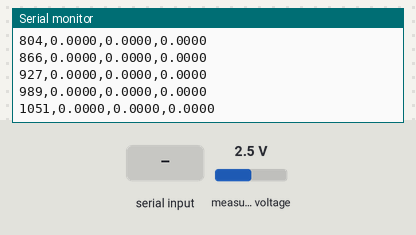
This sketch was run on a simulated ESP32. Parts: the last lines printed to the serial monitor. The inputs (shaded band) are chosen by the test bench; at power-on: measured voltage 2.5 V.

Above: at 10.5 s.
10.6 s: measured voltage set to 4.9 V
At 11.7 s:
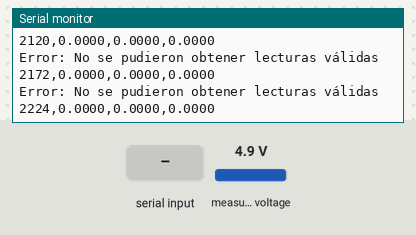
12.2 s: "r" received over Serial
At 12.8 s:
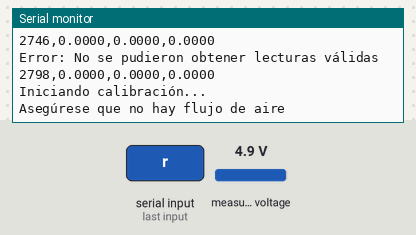

The sketch:

spiro_venturi.ino
```cpp
#include <Wire.h>
#include <Adafruit_ADS1X15.h>
#include <math.h>

Adafruit_ADS1115 ads;

#define I2C_SDA 6
#define I2C_SCL 7

struct FlowData {
    float flowRate;    // Flujo en L/s
    int direction;     // 1 = dirección positiva, -1 = dirección negativa
};

const int NUM_CALIBRATION_SAMPLES = 200;
const float PRESSURE_THRESHOLD = 0.002;    // Umbral de presión en kPa
const float FLOW_THRESHOLD = 0.1;         // Umbral de flujo en L/s
float calibrationOffset = 0;
float volume = 0;
// Constante corregida para Venturi 28mm/15mm: K = 6.77
const float FLOW_CONSTANT = 6.77;
unsigned long lastMeasurementTime = 0;     // Cambiado a unsigned long
unsigned long resetMeasurementTime = 0;    // Cambiado a unsigned long

void calibrateSensor() {
    const int TOTAL = NUM_CALIBRATION_SAMPLES * 2;
    float sumVoltages = 0;
    float sumSquares = 0;

    Serial.println(F("Iniciando calibración..."));
    Serial.println(F("Asegúrese que no hay flujo de aire"));
    delay(2000);

    for (int i = 0; i < TOTAL; i++) {
        int16_t adc0 = ads.readADC_SingleEnded(0);

        // Verificar lectura válida
        if (adc0 <= 100 || adc0 >= 32667) {
            Serial.println(F("Error: Lectura ADC fuera de rango"));
            i--; // Repetir esta muestra
            continue;
        }

        float volt = ads.computeVolts(adc0);

        if (i < NUM_CALIBRATION_SAMPLES) {
            sumVoltages += volt;
        } else {
            static float mean = sumVoltages / NUM_CALIBRATION_SAMPLES;
            sumSquares += sq(volt - mean);
        }

        if (i % (TOTAL / 20) == 0) {
            Serial.print(F("Calibrando: "));
            Serial.print((i * 100L) / TOTAL);
            Serial.println('%');
        }
        delay(10);
    }

    float meanVoltage = sumVoltages / NUM_CALIBRATION_SAMPLES;
    float stdDev = sqrt(sumSquares / NUM_CALIBRATION_SAMPLES);

    calibrationOffset = meanVoltage - 2.5;

    Serial.print(F("Calibración completada. Offset: "));
    Serial.println(calibrationOffset, 6);
    Serial.print(F("Desviación estándar: "));
    Serial.println(stdDev, 6);
    Serial.println(F("Iniciando mediciones..."));
}

FlowData calculateBidirectionalFlow(float pressureKPA) {
    FlowData result;

    // Aplicar umbral de presión
    if (abs(pressureKPA) < PRESSURE_THRESHOLD) {
        result.flowRate = 0;
        result.direction = 0;
        return result;
    }

    // Determinar dirección
    result.direction = (pressureKPA >= 0) ? 1 : -1;

    // Calcular flujo con ecuación de Venturi corregida
    // Q = K × √(ΔP) donde K = 6.77 para geometría 28mm/15mm
    result.flowRate = result.direction * FLOW_CONSTANT * sqrt(abs(pressureKPA));

    // Aplicar umbral de flujo
    if (abs(result.flowRate) < FLOW_THRESHOLD) {
        result.flowRate = 0;
        result.direction = 0;
    }

    return result;
}

float getPressureKPA(int channel) {
    // Promedio de varias lecturas para reducir ruido
    float sum = 0;
    const int numReadings = 5;
    int validReadings = 0;

    for(int i = 0; i < numReadings; i++) {
        int16_t adc = ads.readADC_SingleEnded(channel);

        // Verificar lectura válida
        if (adc <= 100 || adc >= 32667) {
            continue; // Saltar lectura inválida
        }

        float volt = ads.computeVolts(adc);
        float voltCalibrated = volt - calibrationOffset;

        // Convertir a kPa: (V - 2.5V) / 0.285 V/kPa
        sum += (voltCalibrated - 2.5) / 0.285;
        validReadings++;
        delay(2);
    }

    if (validReadings == 0) {
        Serial.println(F("Error: No se pudieron obtener lecturas válidas"));
        return 0;
    }

    return sum / validReadings;
}

// Re-cero rápido antes de cada prueba: el sensor deriva con el aire
// tibio/húmedo de las maniobras y, por la raíz de Venturi, una deriva de
// apenas 0.002 kPa ya es ≥0.3 L/s de flujo fantasma que se integra sin fin.
// Si hay flujo (|P| > ZERO_MAX_KPA) se conserva el cero anterior.
const int NUM_ZERO_SAMPLES = 30;          // ~0.3 s a 128 SPS
const float ZERO_MAX_KPA = 0.05;          // ≈1.5 L/s: por encima, alguien sopla
void quickZero() {
    float sum = 0;
    int n = 0;
    for (int i = 0; i < NUM_ZERO_SAMPLES; i++) {
        int16_t adc0 = ads.readADC_SingleEnded(0);
        if (adc0 <= 100 || adc0 >= 32667) continue;
        sum += ads.computeVolts(adc0);
        n++;
    }
    if (n == 0) return;
    float newOffset = sum / n - 2.5;
    if (abs(newOffset - calibrationOffset) / 0.285 < ZERO_MAX_KPA) {
        calibrationOffset = newOffset;
    }
}

void resetVolume() {
    quickZero();
    volume = 0;
    lastMeasurementTime = millis();
    resetMeasurementTime = lastMeasurementTime;
}

void fullReset() {
    volume = 0;
    calibrateSensor();
    lastMeasurementTime = millis();
    resetMeasurementTime = lastMeasurementTime;
}

void setup(void) {
    delay(50);
    Serial.begin(115200);

    Wire.begin(I2C_SDA, I2C_SCL);

    Serial.println("Iniciando sistema de medición con Venturi 28mm/15mm...");
    Serial.println("Comandos disponibles:");
    Serial.println("'r' - Reset completo con nueva calibración");
    Serial.println("'v' - Reset solo del volumen");

    if (!ads.begin()) {
        Serial.println("Error: No se pudo inicializar el ADS1115!");
        while (1);
    }

    ads.setGain(GAIN_ONE);
    fullReset();
}

void loop(void) {
    // Procesar comandos serie
    if (Serial.available() > 0) {
        char command = Serial.read();
        switch(command) {
            case 'r':
            case 'R':
                fullReset();
                return;
            case 'v':
            case 'V':
                resetVolume();
                return;
        }
    }

    unsigned long currentTime = millis();

    // Calcular tiempo transcurrido desde última medición
    float deltaTimeSeconds = (currentTime - lastMeasurementTime) / 1000.0;

    // Obtener presión diferencial
    float pressure_kpa = getPressureKPA(0);

    // Calcular flujo
    FlowData flujo = calculateBidirectionalFlow(pressure_kpa);

    // Integrar volumen solo si hay flujo significativo y tiempo válido
    if (abs(flujo.flowRate) >= FLOW_THRESHOLD && deltaTimeSeconds > 0 && deltaTimeSeconds < 1.0) {
        volume += flujo.flowRate * deltaTimeSeconds;
    }

    // Actualizar tiempo de última medición
    lastMeasurementTime = currentTime;

    // Tiempo relativo desde el reset
    unsigned long relativeTime = currentTime - resetMeasurementTime;

    // Enviar datos
    Serial.print(relativeTime);
    Serial.print(",");
    Serial.print(pressure_kpa, 4);
    Serial.print(",");
    Serial.print(flujo.flowRate, 4);
    Serial.print(",");
    Serial.println(volume, 4);

    delay(10);
}
```

Measured:
- after the input at 10.6 s, the serial monitor: prints a new line after 0.06 s (image 1)
